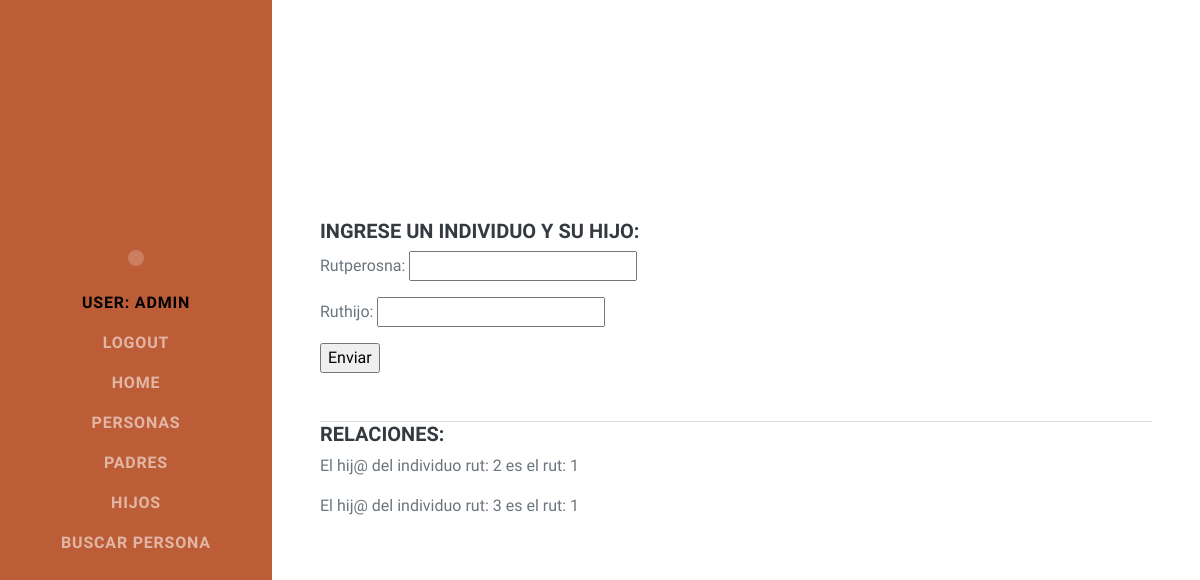
Before: /AppFami/hijos (signed in) with the older database file.
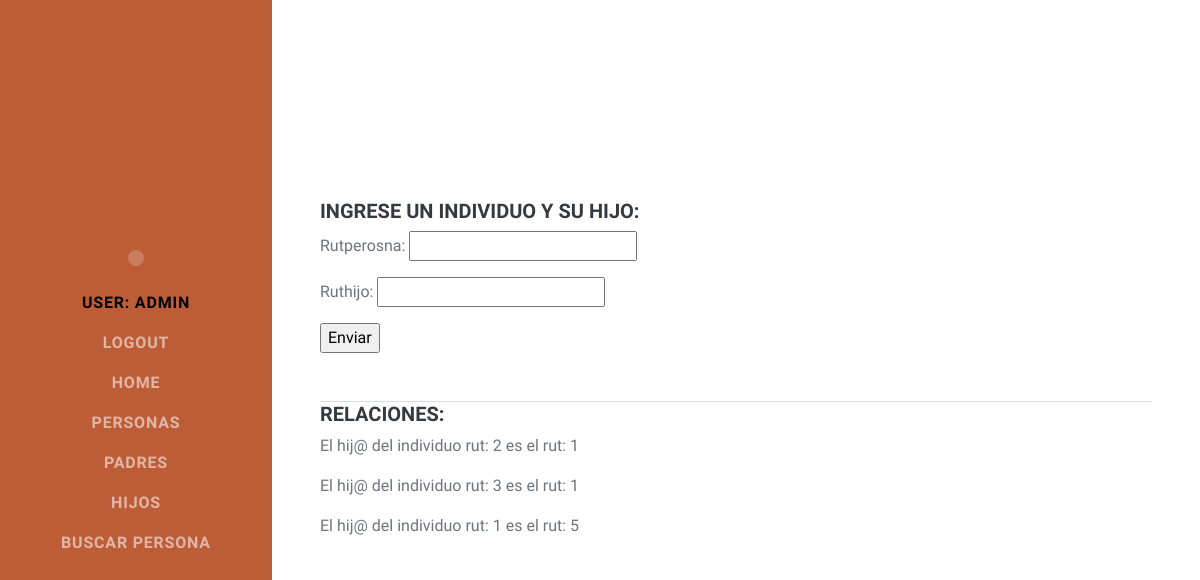
After: the same page with the newer database file.
### AppFami/models.py (models this page shows, shortened)
class Hijo(models.Model):
    rutperosna = models.IntegerField()
    ruthijo = models.IntegerField()

### AppFami/views.py (the view)
# urls.py: path('hijos',hijos, name = 'AppFamiHijos'),
@login_required
def hijos(request):
    if request.method == 'POST':
        my_form = HijoForm(request.POST)
        if my_form.is_valid():
            data = my_form.cleaned_data
            hijo_date = Hijo(rutperosna=data.get('rutperosna'),ruthijo=data.get('ruthijo'))
            hijo_date.save()
    hijos = Hijo.objects.all()
    contexto = {
        'hijos': hijos,
        'my_form': HijoForm
    }
    return render(request, 'AppFami/hijos.html', contexto)

### templates/AppFami/hijos.html (shortened to what this page needs)
{% extends 'AppFami/index.html' %}
{% block body %}
    <div class="d-flex flex-column flex-md-row justify-content-between mb-5">
        <div class="flex-grow-1">
            <h5>Ingrese un individuo y su hijo: </h5>
            <form acction="" method="POST">
                    {{my_form.as_p}}
                    <input type="submit" value="Enviar">
            </form>
        </div>
    </div>
    <hr class="m-0" />
    <div class="d-flex flex-column flex-md-row justify-content-between mb-5">
        <div class="flex-grow-1">
            <h5>Relaciones: </h5>
            {% for per in hijos %}
                <p>El hij@ del individuo rut: {{per.rutperosna}} es el rut: {{per.ruthijo}}</p>
            {% endfor %}
        </div>
    </div>
{% endblock %}

Changed rows visible on the page:
added Hijo: rutperosna "1", ruthijo "5"
